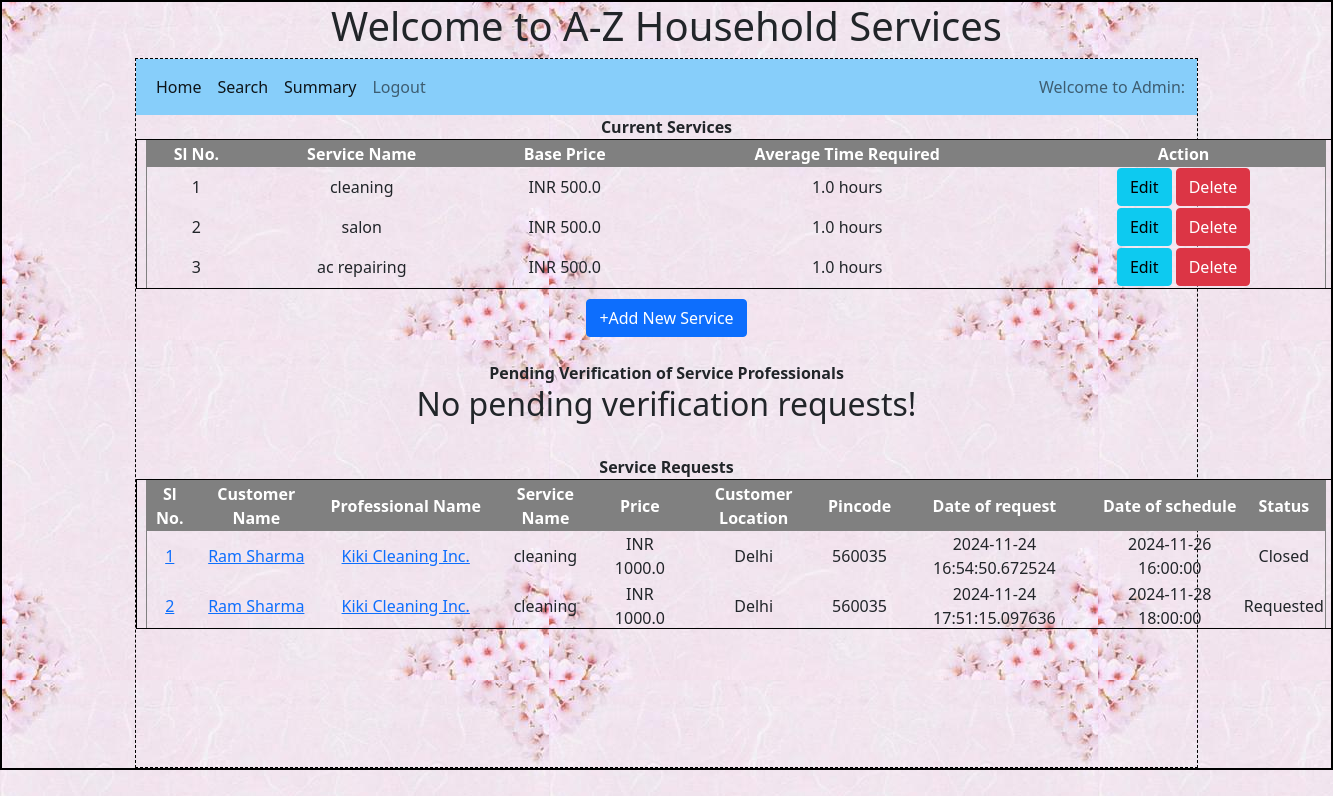
/admin/1, run on an earlier commit of the app's database.
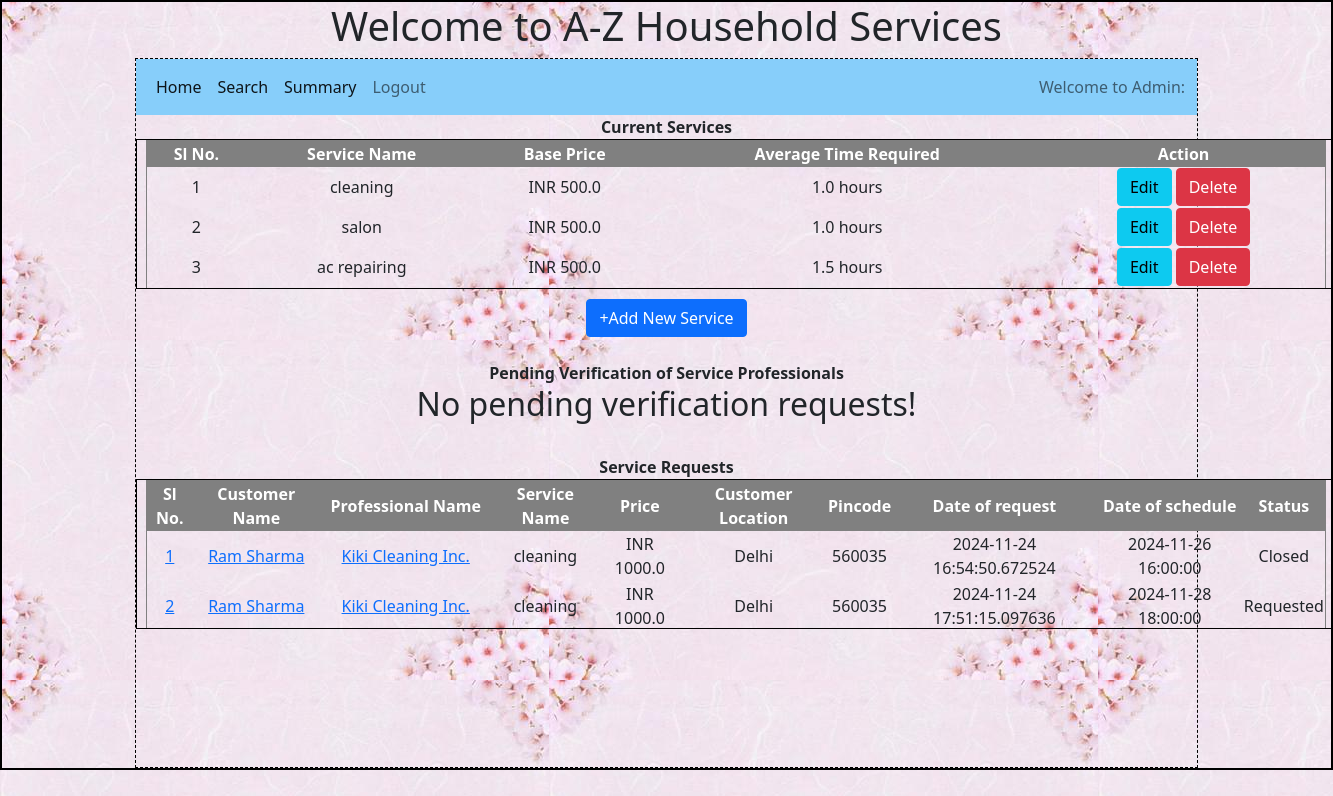
And on a later commit of the database.
### backend/models.py (models this page shows)
class Service(db.Model):
    __tablename__ = 'service'
    id=db.Column(db.Integer,primary_key=True)
    name = db.Column(db.String, nullable = False)
    base_price = db.Column(db.Float, nullable = False)
    avg_time_req = db.Column(db.Float, nullable = False) # Time in hours
    description = db.Column(db.String, nullable = False)
    sp = db.relationship('Service_professional', cascade = "all, delete", backref = 'service', lazy = True)
    sr = db.relationship('Service_request', cascade = "all, delete", backref = 'service', lazy = True)

### backend/controllers.py (the view)
@app.route("/admin/<uname>")
def admin_dashboard(uname):
    services = Service.query.all()
    service_professionals1 = Service_professional.query.filter_by(status = 'Registered').all()
    service_professionals2 = Service_professional.query.filter_by(status = 'Rejected').all()
    service_professionals = service_professionals1 + service_professionals2
    service_requests = Service_request.query.all()
    return render_template('admin_dashboard.html', services=services, service_professionals = service_professionals, service_requests=service_requests, uname = uname)

### templates/admin_dashboard.html (shortened to what the changed rows need)
{%extends "admin_layout.html"%}
{%block content%}
                <div style="text-align: center; margin: auto;">
                    {% if services %}
                      <div style="width:1200px; height:150px; overflow-y:auto;margin: auto;margin-bottom: 10px; text-align: center; border: 1px solid black;">
                        <table cellspacing="0" cellpadding="1" border="1" width="1180" style="margin: auto;">
                          <tr style="color:white;background-color:grey;text-align: center;position: sticky;">
                            <th>Sl No.</th>
                            <th>Service Name</th>
                            <th>Base Price</th>
                            <th>Average Time Required</th>
                            <th>Action</th>
                        </tr>
                         {% for service in services %}
                        <tr>
                            <td>{{loop.index}}</td>
                            <td>{{service.name}}</td>
                            <td>INR {{service.base_price}}</td>
                            <td>{{service.avg_time_req}} hours</td>
                            <td>
                              <a href="/admin/service/update/{{service.id}}/{{uname}}" type="button" class="btn btn-info">Edit</a>
                              <a href="/admin/service/delete/{{service.id}}/{{uname}}" type="button" class="btn btn-danger">Delete</a>
                            </td>
                        </tr>
                        {% endfor %}
                        </table>
                        {% else %}
                        <h2 style="margin: auto;text-align: center; border: 1px;">No services are added!</h2>
                    {% endif %}
                      </div>
                      <br>
                    {% if service_professionals %}
                      <div style="width:1200px; height:150px; overflow-y:auto;margin: auto;margin-bottom: 10px; text-align: center; border: 1px solid black;">
                        <table cellspacing="0" cellpadding="1" border="1" width="1180" style="margin: auto;">
                          <tr style="color:white;background-color:grey;text-align: center;position: sticky;">
                            <th>Sl No.</th>
                            <th>Name</th>
                            <th>Service Name</th>
                            <th>Experience Since</th>
                            <th>Base Price</th>
                            <th>Location</th>
                            <th>Document</th>
                            <th>Action</th>
                        </tr>
                          {% for sp in service_professionals %}
                        <tr>
                            <td><a href="/admin/sp_details/{{sp.id}}/{{uname}}">{{loop.index}}</a></td>
                            <td>{{sp.name}}</td>
                            <td>{{sp.service_name}}</td>
                            <td>{{sp.exp_since}}</td>
                            <td>INR {{sp.price}}</td>
                            <td>{{sp.location}}</td>
                            <td><a href="/admin/download/document/{{sp.id}}/{{uname}}">Download</a></td>
                            <td>
                              {%if sp.status == 'Registered'%}
                              <a href="/admin/service_professional/accept/{{sp.id}}/{{uname}}" type="button" class="btn btn-success">Accept</a>
                              <a href="/admin/service_professional/reject/{{sp.id}}/{{uname}}" type="button" class="btn btn-danger">Reject</a>
                              {%elif sp.status == 'Rejected'%}
                              <a href="#" type="button" class="btn btn-outline-danger">Rejected</a>
                              <a href="/admin/service_professional/accept/{{sp.id}}/{{uname}}" type="button" class="btn btn-outline-success">Accept</a>
                              {%endif%}
                            </td>
                        </tr>
                        {% endfor %}
                        </table>
                        {% else %}
                      <div style="margin: auto;text-align: center;border: 1px;"><h2>No pending verification requests!</h2></div>
                    {% endif %}
                      </div>
                    <br>
                      {% if service_requests %}
                      <div style="width:1200px; height:150px; overflow-y:auto;margin: auto;margin-bottom: 10px; text-align: center; border: 1px solid black;">
                        <table cellspacing="0" cellpadding="1" border="1" width="1180" style="margin: auto;">
                          <tr style="color:white;background-color:grey;text-align: center;position: sticky;">
                            <th>Sl No.</th>
                            <th>Customer Name</th>
                            <th>Professional Name</th>
                            <th>Service Name</th>
                            <th>Price</th>
                            <th>Customer Location</th>
                            <th>Pincode</th>
                            <th>Date of request</th>
                            <th>Date of schedule</th>
                            <th>Status</th>
                        </tr>
                        </table>
                        {% else %}
                      <div style="margin: auto;text-align: center;border: 1px;"><h2>No service requests!</h2></div>
                    {% endif %}
                  </div>
                    </div>
                  </div>
  {%endblock%}

What changed in the data, as far as the page shows it:
changed Service "ac repairing": avg_time_req "1.0" → "1.5"
